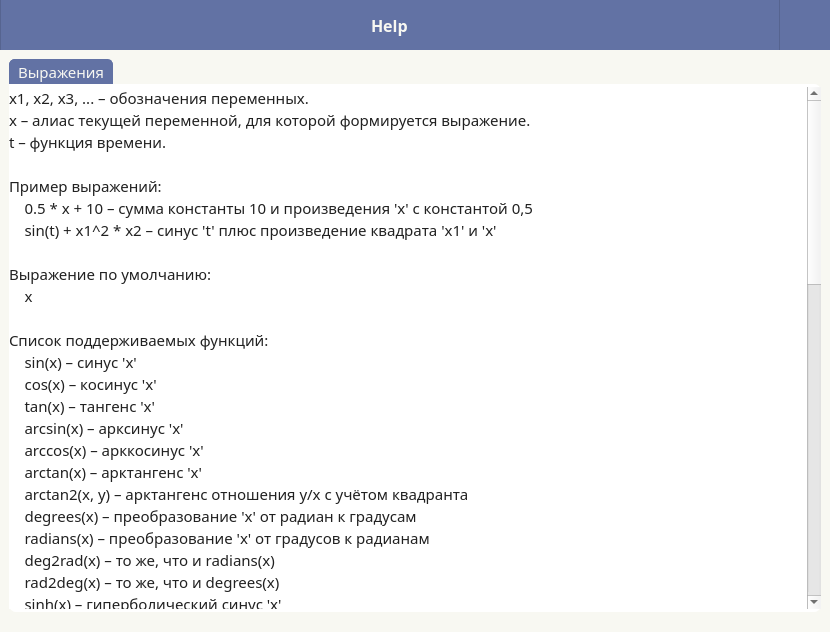
<?xml version="1.0" encoding="UTF-8"?>
<ui version="4.0">
 <class>MainWindow</class>
 <widget class="QMainWindow" name="MainWindow">
  <property name="geometry">
   <rect>
    <x>0</x>
    <y>0</y>
    <width>830</width>
    <height>632</height>
   </rect>
  </property>
  <property name="windowTitle">
   <string>Variables Selection</string>
  </property>
  <property name="styleSheet">
   <string notr="true">QWidget {
	font-family: Droid Sans;
	font-size: 15px;
    color: #212121;
}

QTableWidget::item {
	font-family: Open Sans;
	font-size: 15px;
}
</string>
  </property>
  <widget class="QWidget" name="centralwidget">
   <layout class="QGridLayout" name="gridLayout_2">
    <property name="leftMargin">
     <number>0</number>
    </property>
    <property name="topMargin">
     <number>0</number>
    </property>
    <property name="rightMargin">
     <number>0</number>
    </property>
    <property name="bottomMargin">
     <number>0</number>
    </property>
    <property name="spacing">
     <number>0</number>
    </property>
    <item row="0" column="0">
     <widget class="QFrame" name="frameTop">
      <property name="minimumSize">
       <size>
        <width>0</width>
        <height>50</height>
       </size>
      </property>
      <property name="maximumSize">
       <size>
        <width>16777215</width>
        <height>50</height>
       </size>
      </property>
      <property name="styleSheet">
       <string notr="true">#frameTop {
	border-bottom: 1px solid #566490
}</string>
      </property>
      <property name="frameShape">
       <enum>QFrame::NoFrame</enum>
      </property>
      <property name="frameShadow">
       <enum>QFrame::Raised</enum>
      </property>
      <layout class="QHBoxLayout" name="horizontalLayout_15">
       <property name="spacing">
        <number>0</number>
       </property>
       <property name="leftMargin">
        <number>0</number>
       </property>
       <property name="topMargin">
        <number>0</number>
       </property>
       <property name="rightMargin">
        <number>0</number>
       </property>
       <property name="bottomMargin">
        <number>0</number>
       </property>
       <item>
        <widget class="QFrame" name="frameTop_1">
         <property name="minimumSize">
          <size>
           <width>0</width>
           <height>50</height>
          </size>
         </property>
         <property name="maximumSize">
          <size>
           <width>16777215</width>
           <height>50</height>
          </size>
         </property>
         <property name="styleSheet">
          <string notr="true">#frameTop_1 {	
	background-color: #6272a4;
	border-left:1px solid #566490;
	border-right:1px solid #566490;
}</string>
         </property>
         <property name="frameShape">
          <enum>QFrame::NoFrame</enum>
         </property>
         <property name="frameShadow">
          <enum>QFrame::Raised</enum>
         </property>
         <layout class="QGridLayout" name="gridLayout_3">
          <item row="0" column="0">
           <spacer name="horizontalSpacer_12">
            <property name="orientation">
             <enum>Qt::Horizontal</enum>
            </property>
            <property name="sizeHint" stdset="0">
             <size>
              <width>372</width>
              <height>20</height>
             </size>
            </property>
           </spacer>
          </item>
          <item row="0" column="1">
           <widget class="QLabel" name="label_4">
            <property name="font">
             <font>
              <family>Droid Sans</family>
              <pointsize>-1</pointsize>
              <weight>75</weight>
              <bold>true</bold>
             </font>
            </property>
            <property name="styleSheet">
             <string notr="true">QLabel {
	color: #f8f8f2;
	font-size: 16px;
}</string>
            </property>
            <property name="text">
             <string>Help</string>
            </property>
           </widget>
          </item>
          <item row="0" column="2">
           <spacer name="horizontalSpacer_13">
            <property name="orientation">
             <enum>Qt::Horizontal</enum>
            </property>
            <property name="sizeHint" stdset="0">
             <size>
              <width>372</width>
              <height>20</height>
             </size>
            </property>
           </spacer>
          </item>
         </layout>
        </widget>
       </item>
       <item>
        <widget class="QFrame" name="frameTop_2">
         <property name="minimumSize">
          <size>
           <width>50</width>
           <height>50</height>
          </size>
         </property>
         <property name="maximumSize">
          <size>
           <width>16777215</width>
           <height>50</height>
          </size>
         </property>
         <property name="styleSheet">
          <string notr="true">#frameTop_2 {	
	background-color: #6272a4;
}</string>
         </property>
         <property name="frameShape">
          <enum>QFrame::NoFrame</enum>
         </property>
         <property name="frameShadow">
          <enum>QFrame::Raised</enum>
         </property>
         <layout class="QHBoxLayout" name="horizontalLayout_13">
          <property name="spacing">
           <number>5</number>
          </property>
          <property name="leftMargin">
           <number>5</number>
          </property>
          <property name="topMargin">
           <number>0</number>
          </property>
          <property name="rightMargin">
           <number>5</number>
          </property>
          <property name="bottomMargin">
           <number>0</number>
          </property>
          <item>
           <widget class="QPushButton" name="pushButtonCloseApp">
            <property name="minimumSize">
             <size>
              <width>28</width>
              <height>28</height>
             </size>
            </property>
            <property name="maximumSize">
             <size>
              <width>28</width>
              <height>16777215</height>
             </size>
            </property>
            <property name="styleSheet">
             <string notr="true">QPushButton {	
	background-color: rgba(255, 255, 255, 0);
	border: none; 
	border-radius: 5px;
	color: white;
}

QPushButton:hover {
	background-color:  #D21F3C;
	border-style: solid;
	border-radius: 4px;
	color: white;
}
QPushButton:pressed {
	background-color: #B31431;
	border-style: solid;
	border-radius: 4px;
	color: white;
}</string>
            </property>
            <property name="text">
             <string/>
            </property>
            <property name="icon">
             <iconset resource="../q_resources.qrc">
              <normaloff>:/icons/icons/icon_close.png</normaloff>:/icons/icons/icon_close.png</iconset>
            </property>
           </widget>
          </item>
         </layout>
        </widget>
       </item>
      </layout>
     </widget>
    </item>
    <item row="1" column="0">
     <widget class="QFrame" name="frameContent">
      <property name="styleSheet">
       <string notr="true">#frameContent {
	background-color: #f8f8f2;
}</string>
      </property>
      <property name="frameShape">
       <enum>QFrame::NoFrame</enum>
      </property>
      <property name="frameShadow">
       <enum>QFrame::Raised</enum>
      </property>
      <layout class="QGridLayout" name="gridLayout_6">
       <property name="leftMargin">
        <number>0</number>
       </property>
       <property name="topMargin">
        <number>0</number>
       </property>
       <property name="rightMargin">
        <number>0</number>
       </property>
       <property name="bottomMargin">
        <number>0</number>
       </property>
       <property name="spacing">
        <number>0</number>
       </property>
       <item row="0" column="0">
        <layout class="QGridLayout" name="gridLayout_4">
         <property name="leftMargin">
          <number>9</number>
         </property>
         <property name="topMargin">
          <number>9</number>
         </property>
         <property name="rightMargin">
          <number>9</number>
         </property>
         <property name="spacing">
          <number>0</number>
         </property>
         <item row="0" column="0">
          <widget class="QPushButton" name="pushButtonExpressions">
           <property name="minimumSize">
            <size>
             <width>0</width>
             <height>25</height>
            </size>
           </property>
           <property name="maximumSize">
            <size>
             <width>16777215</width>
             <height>25</height>
            </size>
           </property>
           <property name="styleSheet">
            <string notr="true">QPushButton {
	background-color: #6272a4;	
	border-top-left-radius: 5px;
	border-top-right-radius: 5px;
	border: 1px solid #6272a4;
    color: #f8f8f2;
	padding-left: 8px;
	padding-right: 8px;
}

QPushButton:hover {
	background-color: #7284b9;
	border-style: solid;
	color: #f8f8f2;
}

QPushButton:pressed {
	background-color: #566490;
	border-style: solid;
	color: #f8f8f2;
}

QPushButton:disabled {
	background-color: #aaaaaa;
	border: 2px solid #aaaaaa;
}</string>
           </property>
           <property name="text">
            <string>Выражения</string>
           </property>
          </widget>
         </item>
         <item row="0" column="1">
          <spacer name="horizontalSpacer_2">
           <property name="orientation">
            <enum>Qt::Horizontal</enum>
           </property>
           <property name="sizeHint" stdset="0">
            <size>
             <width>720</width>
             <height>20</height>
            </size>
           </property>
          </spacer>
         </item>
         <item row="1" column="0" colspan="2">
          <widget class="QFrame" name="frame_1">
           <property name="sizePolicy">
            <sizepolicy hsizetype="Preferred" vsizetype="Expanding">
             <horstretch>0</horstretch>
             <verstretch>0</verstretch>
            </sizepolicy>
           </property>
           <property name="styleSheet">
            <string notr="true">#frame_1 {
	background: white;
	border: 0px solid #6272a4;
	border-bottom-left-radius: 7px;
	border-bottom-right-radius: 7px;
	border-top-right-radius: 7px;
}</string>
           </property>
           <property name="frameShape">
            <enum>QFrame::StyledPanel</enum>
           </property>
           <property name="frameShadow">
            <enum>QFrame::Raised</enum>
           </property>
           <layout class="QGridLayout" name="gridLayout_5">
            <property name="leftMargin">
             <number>0</number>
            </property>
            <property name="topMargin">
             <number>3</number>
            </property>
            <property name="rightMargin">
             <number>0</number>
            </property>
            <property name="bottomMargin">
             <number>3</number>
            </property>
            <property name="spacing">
             <number>3</number>
            </property>
            <item row="1" column="0">
             <widget class="QScrollArea" name="scrollArea">
              <property name="frameShape">
               <enum>QFrame::NoFrame</enum>
              </property>
              <property name="horizontalScrollBarPolicy">
               <enum>Qt::ScrollBarAlwaysOff</enum>
              </property>
              <property name="widgetResizable">
               <bool>true</bool>
              </property>
              <widget class="QWidget" name="scrollAreaWidgetContents">
               <property name="geometry">
                <rect>
                 <x>0</x>
                 <y>0</y>
                 <width>795</width>
                 <height>1428</height>
                </rect>
               </property>
               <property name="styleSheet">
                <string notr="true">#scrollAreaWidgetContents {
	background-color: white;
}</string>
               </property>
               <layout class="QGridLayout" name="gridLayout">
                <property name="leftMargin">
                 <number>0</number>
                </property>
                <property name="topMargin">
                 <number>0</number>
                </property>
                <property name="rightMargin">
                 <number>0</number>
                </property>
                <property name="bottomMargin">
                 <number>0</number>
                </property>
                <property name="spacing">
                 <number>0</number>
                </property>
                <item row="0" column="0">
                 <widget class="QLabel" name="label">
                  <property name="sizePolicy">
                   <sizepolicy hsizetype="Preferred" vsizetype="Expanding">
                    <horstretch>0</horstretch>
                    <verstretch>0</verstretch>
                   </sizepolicy>
                  </property>
                  <property name="text">
                   <string>x1, x2, x3, ... – обозначения переменных.
x – алиас текущей переменной, для которой формируется выражение.
t – функция времени.

Пример выражений:
    0.5 * x + 10 – сумма константы 10 и произведения 'x' с константой 0,5
    sin(t) + x1^2 * x2 – синус 't' плюс произведение квадрата 'x1' и 'x'

Выражение по умолчанию:
    x

Список поддерживаемых функций:
    sin(x) – синус 'x'
    cos(x) – косинус 'x'
    tan(x) – тангенс 'x'
    arcsin(x) – арксинус 'x'
    arccos(x) – арккосинус 'x'
    arctan(x) – арктангенс 'x'
    arctan2(x, y) – арктангенс отношения y/x с учётом квадранта
    degrees(x) – преобразование 'x' от радиан к градусам
    radians(x) – преобразование 'x' от градусов к радианам
    deg2rad(x) – то же, что и radians(x)
    rad2deg(x) – то же, что и degrees(x)
    sinh(x) – гиперболический синус 'x'
    cosh(x) – гиперболический косинус 'x'
    tanh(x) – гиперболический тангенс 'x'
    arcsinh(x) – гиперболический арксинус 'x'
    arccosh(x) – гиперболический арккосинус 'x'
    arctanh(x) – гиперболический арктангенс 'x'
    round(x, n) – округление 'x' до ближайшего числа с 'n' цифр после десятичной запятой
    fix(x) – округление 'x' до ближайшего целого числа в сторону 0
    floor(x) – округление 'x' до наибольшего целого, меньшего или равного 'x'
    ceil(x) – округление 'x' до наименьшего целого, большего или равного 'x'
    trunc(x) – то же, что и fix(x)
    cumprod(x) – накапливаемое произведение 'x'
    cumsum(x) – накапливаемая сумма 'x'
    gradient(x) – градиент 'x'
    exp(x) – экспонента 'x'
    log(x) – натуральный логарифм 'x'
    log10(x) – десятичный логарифм 'x'
    log2(x) – двоичный логарифм 'x'
    i0(x) – модифицированная функция Бесселя 1-го рода 0-го порядка 'x'
    sinc(x) – нормированный кардинальный синус 'x'
    mod(x1, x2) – остаток от деления 'x1' на 'x2'
    remainder(x1, x2) – то же, что и mod(x1, x2)
    maximum(x1, x2) – максимальное значение между 'x1' и 'x2'
    minimum(x1, x2) – минимальное значение между 'x1' и 'x2'
    clip(x, u, l) – ограничение значения между верхним 'u' и нижним 'l' уровнями
    sqrt(x) – квадратный корень 'x'
    cbrt(x) – кубический корень 'x'
    square(x) – квадрат 'x' (то же, что и x**2 или x^2)
    absolute(x) – абсолютное значение 'x'
    abs(x) – то же, что и absolute(x)
    sign(x) – функция знака 'x'
    heaviside(x) – функция Хевисайда 'x'
    median_f(x, w) – медианный фильтр 'x' порядка 'w'
    l_f(x, w) – оператор L для 'x' из алгоритма LULU фильтрации порядка 'w'
    u_f(x, w) – оператор U для 'x' из алгоритма LULU фильтрации порядка 'w'
    lu_f(x, w) – оператор LU для 'x' из алгоритма LULU фильтрации порядка 'w'
    ul_f(x, w) – оператор UL для 'x' из алгоритма LULU фильтрации порядка 'w'
    lulu_f(x, w) – LULU фильтр 'x' порядка 'w'
    ulul_f(x, w) – ULUL фильтр 'x' порядка 'w'
    ma_f(x, w) – фильтр скользящего среднего 'x' порядка 'w'
</string>
                  </property>
                  <property name="alignment">
                   <set>Qt::AlignLeading|Qt::AlignLeft|Qt::AlignTop</set>
                  </property>
                  <property name="wordWrap">
                   <bool>true</bool>
                  </property>
                  <property name="margin">
                   <number>10</number>
                  </property>
                  <property name="textInteractionFlags">
                   <set>Qt::LinksAccessibleByMouse|Qt::TextSelectableByMouse</set>
                  </property>
                 </widget>
                </item>
               </layout>
              </widget>
             </widget>
            </item>
           </layout>
          </widget>
         </item>
        </layout>
       </item>
       <item row="1" column="0">
        <layout class="QHBoxLayout" name="horizontalLayout_6">
         <property name="spacing">
          <number>0</number>
         </property>
         <property name="leftMargin">
          <number>3</number>
         </property>
         <item>
          <spacer name="horizontalSpacer">
           <property name="orientation">
            <enum>Qt::Horizontal</enum>
           </property>
           <property name="sizeHint" stdset="0">
            <size>
             <width>40</width>
             <height>20</height>
            </size>
           </property>
          </spacer>
         </item>
        </layout>
       </item>
      </layout>
     </widget>
    </item>
   </layout>
  </widget>
 </widget>
 <resources>
  <include location="../q_resources.qrc"/>
 </resources>
 <connections/>
</ui>
